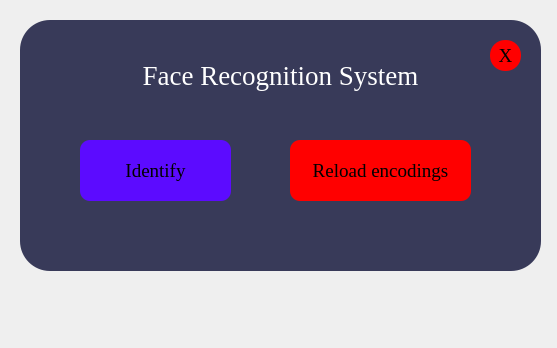
<?xml version="1.0" encoding="UTF-8"?>
<ui version="4.0">
 <class>MainWindow</class>
 <widget class="QMainWindow" name="MainWindow">
  <property name="geometry">
   <rect>
    <x>0</x>
    <y>0</y>
    <width>557</width>
    <height>348</height>
   </rect>
  </property>
  <property name="windowTitle">
   <string>MainWindow</string>
  </property>
  <property name="styleSheet">
   <string notr="true">border-top-left-radius:30px;
border-bottom-left-radius:30px;
border-top-right-radius:30px;
border-bottom-right-radius:30px;</string>
  </property>
  <widget class="QWidget" name="centralwidget">
   <widget class="QFrame" name="frame">
    <property name="geometry">
     <rect>
      <x>20</x>
      <y>20</y>
      <width>521</width>
      <height>251</height>
     </rect>
    </property>
    <property name="styleSheet">
     <string notr="true">background-color: rgb(56, 58, 89);
border-radius-20px;</string>
    </property>
    <property name="frameShape">
     <enum>QFrame::StyledPanel</enum>
    </property>
    <property name="frameShadow">
     <enum>QFrame::Raised</enum>
    </property>
    <widget class="QPushButton" name="pushButton">
     <property name="geometry">
      <rect>
       <x>60</x>
       <y>120</y>
       <width>151</width>
       <height>61</height>
      </rect>
     </property>
     <property name="font">
      <font>
       <family>Times New Roman</family>
       <pointsize>14</pointsize>
      </font>
     </property>
     <property name="styleSheet">
      <string notr="true">background-color:rgb(92, 11, 255);
border-radius:10px;</string>
     </property>
     <property name="text">
      <string>Identify</string>
     </property>
    </widget>
    <widget class="QPushButton" name="pushButton_2">
     <property name="geometry">
      <rect>
       <x>270</x>
       <y>120</y>
       <width>181</width>
       <height>61</height>
      </rect>
     </property>
     <property name="font">
      <font>
       <family>Times New Roman</family>
       <pointsize>14</pointsize>
      </font>
     </property>
     <property name="styleSheet">
      <string notr="true">background-color:red;
border-radius:10px;</string>
     </property>
     <property name="text">
      <string>Reload encodings</string>
     </property>
    </widget>
    <widget class="QPushButton" name="pushButton_3">
     <property name="geometry">
      <rect>
       <x>470</x>
       <y>20</y>
       <width>31</width>
       <height>31</height>
      </rect>
     </property>
     <property name="font">
      <font>
       <family>Times New Roman</family>
       <pointsize>14</pointsize>
      </font>
     </property>
     <property name="styleSheet">
      <string notr="true">background-color:red;
border-radius:15px;</string>
     </property>
     <property name="text">
      <string>X</string>
     </property>
    </widget>
    <widget class="QLabel" name="label">
     <property name="geometry">
      <rect>
       <x>80</x>
       <y>30</y>
       <width>361</width>
       <height>51</height>
      </rect>
     </property>
     <property name="font">
      <font>
       <family>Times New Roman</family>
       <pointsize>20</pointsize>
      </font>
     </property>
     <property name="styleSheet">
      <string notr="true">color: rgb(255, 255, 255);
</string>
     </property>
     <property name="text">
      <string>Face Recognition System</string>
     </property>
     <property name="alignment">
      <set>Qt::AlignCenter</set>
     </property>
    </widget>
   </widget>
  </widget>
  <widget class="QMenuBar" name="menubar">
   <property name="geometry">
    <rect>
     <x>0</x>
     <y>0</y>
     <width>557</width>
     <height>26</height>
    </rect>
   </property>
  </widget>
  <widget class="QStatusBar" name="statusbar"/>
 </widget>
 <resources/>
 <connections>
  <connection>
   <sender>pushButton_3</sender>
   <signal>clicked()</signal>
   <receiver>MainWindow</receiver>
   <slot>close()</slot>
   <hints>
    <hint type="sourcelabel">
     <x>500</x>
     <y>46</y>
    </hint>
    <hint type="destinationlabel">
     <x>262</x>
     <y>158</y>
    </hint>
   </hints>
  </connection>
 </connections>
</ui>
